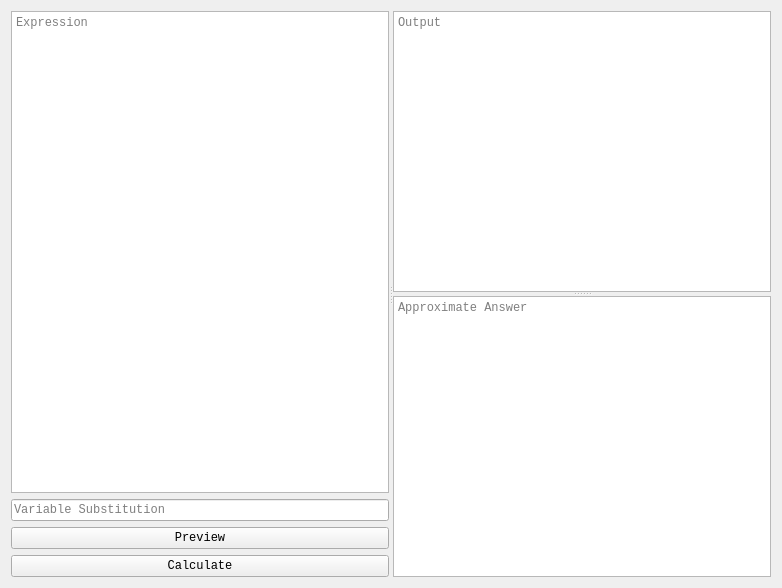
<?xml version="1.0" encoding="UTF-8"?>
<ui version="4.0">
 <class>Form</class>
 <widget class="QWidget" name="Form">
  <property name="geometry">
   <rect>
    <x>0</x>
    <y>0</y>
    <width>782</width>
    <height>588</height>
   </rect>
  </property>
  <property name="font">
   <font>
    <family>Courier New</family>
   </font>
  </property>
  <property name="windowTitle">
   <string>Form</string>
  </property>
  <layout class="QGridLayout" name="gridLayout">
   <item row="0" column="0">
    <widget class="QSplitter" name="splitter_2">
     <property name="orientation">
      <enum>Qt::Horizontal</enum>
     </property>
     <property name="childrenCollapsible">
      <bool>false</bool>
     </property>
     <widget class="QWidget" name="verticalLayoutWidget">
      <layout class="QVBoxLayout" name="verticalLayout">
       <item>
        <widget class="QTextEdit" name="EvalExp">
         <property name="sizePolicy">
          <sizepolicy hsizetype="Expanding" vsizetype="Ignored">
           <horstretch>0</horstretch>
           <verstretch>0</verstretch>
          </sizepolicy>
         </property>
         <property name="toolTip">
          <string>Expression</string>
         </property>
         <property name="lineWrapMode">
          <enum>QTextEdit::NoWrap</enum>
         </property>
         <property name="placeholderText">
          <string>Expression</string>
         </property>
        </widget>
       </item>
       <item>
        <widget class="QLineEdit" name="EvalVarSub">
         <property name="toolTip">
          <string>Type in variable and what to subtitute variable with separated by a ':'. Example: x: pi/2. Don't forget to separate varaible and value with space</string>
         </property>
         <property name="placeholderText">
          <string>Variable Substitution</string>
         </property>
        </widget>
       </item>
       <item>
        <widget class="QPushButton" name="EvalPrev">
         <property name="toolTip">
          <string>Preview the expression</string>
         </property>
         <property name="text">
          <string>Preview</string>
         </property>
        </widget>
       </item>
       <item>
        <widget class="QPushButton" name="EvalCalc">
         <property name="toolTip">
          <string>Simplify the expression - Shift + Enter</string>
         </property>
         <property name="text">
          <string>Calculate</string>
         </property>
        </widget>
       </item>
      </layout>
     </widget>
     <widget class="QSplitter" name="splitter">
      <property name="orientation">
       <enum>Qt::Vertical</enum>
      </property>
      <property name="childrenCollapsible">
       <bool>false</bool>
      </property>
      <widget class="QTextBrowser" name="EvalOut">
       <property name="sizePolicy">
        <sizepolicy hsizetype="Expanding" vsizetype="Expanding">
         <horstretch>0</horstretch>
         <verstretch>0</verstretch>
        </sizepolicy>
       </property>
       <property name="toolTip">
        <string>Simplified Answer</string>
       </property>
       <property name="lineWrapMode">
        <enum>QTextEdit::NoWrap</enum>
       </property>
       <property name="placeholderText">
        <string>Output</string>
       </property>
      </widget>
      <widget class="QTextBrowser" name="EvalApprox">
       <property name="sizePolicy">
        <sizepolicy hsizetype="Expanding" vsizetype="Expanding">
         <horstretch>0</horstretch>
         <verstretch>0</verstretch>
        </sizepolicy>
       </property>
       <property name="toolTip">
        <string>Approximate answer of calculation</string>
       </property>
       <property name="placeholderText">
        <string>Approximate Answer</string>
       </property>
      </widget>
     </widget>
    </widget>
   </item>
  </layout>
 </widget>
 <resources/>
 <connections/>
</ui>
